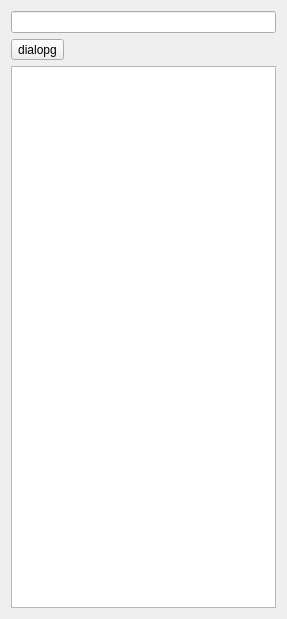
<?xml version="1.0" encoding="UTF-8"?>
<ui version="4.0">
 <class>ToolBoxExample</class>
 <widget class="QWidget" name="ToolBoxExample">
  <property name="geometry">
   <rect>
    <x>0</x>
    <y>0</y>
    <width>287</width>
    <height>619</height>
   </rect>
  </property>
  <property name="windowTitle">
   <string>ToolBoxExample</string>
  </property>
  <layout class="QVBoxLayout" name="verticalLayout">
   <item>
    <widget class="QLineEdit" name="lineEdit"/>
   </item>
   <item>
    <widget class="QToolButton" name="toolButton">
     <property name="text">
      <string>dialopg</string>
     </property>
    </widget>
   </item>
   <item>
    <widget class="QTreeWidget" name="treeWidget">
     <attribute name="headerVisible">
      <bool>false</bool>
     </attribute>
     <column>
      <property name="text">
       <string notr="true">1</string>
      </property>
     </column>
    </widget>
   </item>
  </layout>
 </widget>
 <layoutdefault spacing="6" margin="11"/>
 <resources>
  <include location="ToolBoxExample.qrc"/>
 </resources>
 <connections/>
</ui>
